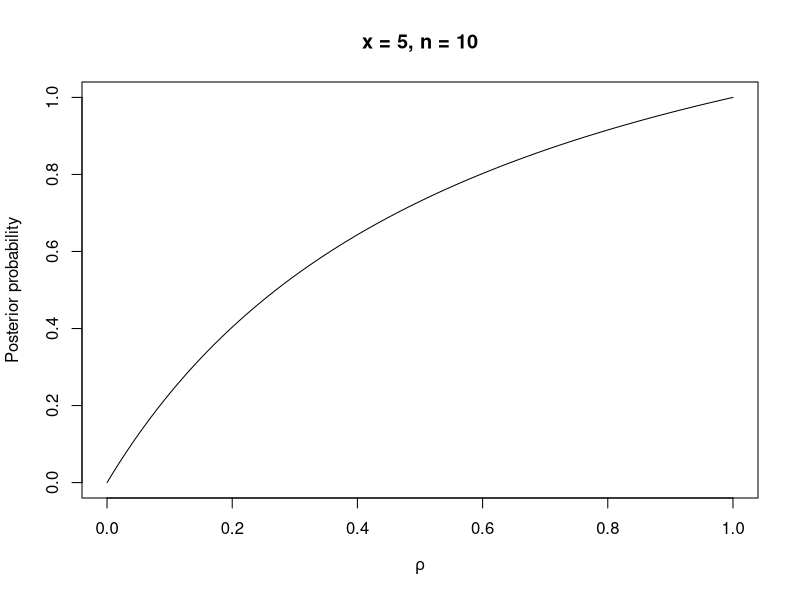
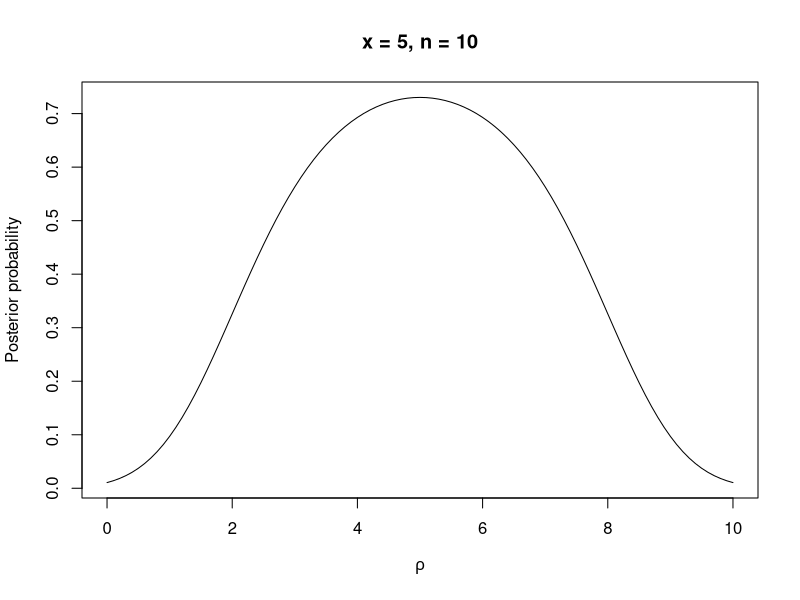

These charts were generated, in order, by the following R code:
log1pexp <- function(x)
{
  ## taken from https://github.com/mfasiolo/qgam/blob/3bff42449b865a12c264c5b61438def5d74fdc70/R/log1pexp.R
  indx <- .bincode(x, 
                   c(-Inf, -37, 18, 33.3, Inf), 
                   right = TRUE, 
                   include.lowest = TRUE)
  
  kk <- which(indx==1)
  if( length(kk) ){  x[kk] <- exp(x[kk])  }
  
  kk <- which(indx==2)
  if( length(kk) ){  x[kk] <- log1p( exp(x[kk]) ) }
  
  kk <- which(indx==3)
  if( length(kk) ){  x[kk] <- x[kk] + exp(-x[kk]) }
  
  return(x)
}
####

logPr <- function(x, n, rho0){
  -log1pexp(
    log1p(-rho0)-log(rho0) +
      n * log(2) + 
      lbeta(x + 1, n -x +1)
  )
}

f_rho <- function(rho){
  exp(logPr(x = 5, n = 10, rho0 = rho))
}
f_rho <- Vectorize(f_rho)

curve(f_rho, xlab = expression(rho), ylab = "Posterior probability",
      main = "x = 5, n = 10")

f_x <- function(x){
  exp(logPr(x = x, n = 10, rho0 = 1/2))
}
f_x <- Vectorize(f_x)

curve(f_x, 0, 10,
      xlab = expression(rho), ylab = "Posterior probability",
      main = "x = 5, n = 10")